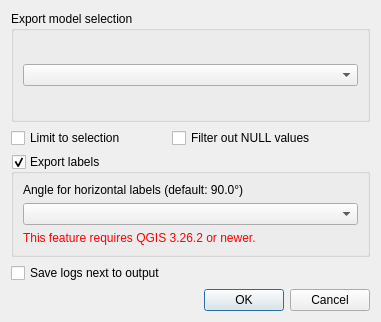
<?xml version="1.0" encoding="UTF-8"?>
<ui version="4.0">
 <class>Dialog</class>
 <widget class="QDialog" name="Dialog">
  <property name="geometry">
   <rect>
    <x>0</x>
    <y>0</y>
    <width>381</width>
    <height>322</height>
   </rect>
  </property>
  <property name="sizePolicy">
   <sizepolicy hsizetype="MinimumExpanding" vsizetype="MinimumExpanding">
    <horstretch>0</horstretch>
    <verstretch>0</verstretch>
   </sizepolicy>
  </property>
  <property name="windowTitle">
   <string>TEKSI Wastewater INTERLIS Export</string>
  </property>
  <layout class="QVBoxLayout" name="verticalLayout">
   <item>
    <widget class="QGroupBox" name="groupBox">
     <property name="title">
      <string>Export model selection</string>
     </property>
     <layout class="QVBoxLayout" name="verticalLayout_3">
      <item>
       <widget class="QComboBox" name="export_model_selection_comboBox"/>
      </item>
     </layout>
    </widget>
   </item>
   <item>
    <layout class="QFormLayout" name="formLayout">
     <item row="0" column="0">
      <widget class="QCheckBox" name="limit_checkbox">
       <property name="text">
        <string>Limit to selection</string>
       </property>
      </widget>
     </item>
	 <item row="0" column="1">
      <widget class="QCheckBox" name="filter_null_checkbox">
       <property name="text">
        <string>Filter out NULL values</string>
       </property>
      </widget>
     </item>
     <item row="1" column="0" colspan="2">
      <widget class="QGroupBox" name="labels_groupbox">
       <property name="enabled">
        <bool>true</bool>
       </property>
       <property name="title">
        <string>Export labels</string>
       </property>
       <property name="checkable">
        <bool>true</bool>
       </property>
       <layout class="QVBoxLayout" name="verticalLayout_4">
        <item>
         <widget class="QLabel" name="orientation_label">
          <property name="text">
           <string>Angle for horizontal labels (default: 90.0°)</string>
          </property>
         </widget>
        </item>
        <item>
         <widget class="QComboBox" name="export_orientation_selection_comboBox">
          <property name="toolTip">
           <string>Angle for horizontal labels (default: 90.0°)</string>
          </property>
         </widget>
        </item>
        <item>
         <layout class="QVBoxLayout" name="verticalLayout_2">
          <item>
           <widget class="QLabel" name="labels_qgis_warning_label">
            <property name="styleSheet">
             <string notr="true">*{color: red; }</string>
            </property>
            <property name="text">
             <string>This feature requires QGIS 3.26.2 or newer.</string>
            </property>
           </widget>
          </item>
         </layout>
        </item>
       </layout>
      </widget>
     </item>
     <item row="2" column="0">
      <widget class="QCheckBox" name="save_logs_next_to_file_checkbox">
       <property name="text">
        <string>Save logs next to output</string>
       </property>
      </widget>
     </item>
    </layout>
   </item>
   <item>
    <widget class="QDialogButtonBox" name="buttonBox">
     <property name="orientation">
      <enum>Qt::Horizontal</enum>
     </property>
     <property name="standardButtons">
      <set>QDialogButtonBox::Cancel|QDialogButtonBox::Ok</set>
     </property>
    </widget>
   </item>
  </layout>
 </widget>
 <resources/>
 <connections>
  <connection>
   <sender>buttonBox</sender>
   <signal>accepted()</signal>
   <receiver>Dialog</receiver>
   <slot>accept()</slot>
   <hints>
    <hint type="sourcelabel">
     <x>248</x>
     <y>254</y>
    </hint>
    <hint type="destinationlabel">
     <x>157</x>
     <y>274</y>
    </hint>
   </hints>
  </connection>
  <connection>
   <sender>buttonBox</sender>
   <signal>rejected()</signal>
   <receiver>Dialog</receiver>
   <slot>reject()</slot>
   <hints>
    <hint type="sourcelabel">
     <x>316</x>
     <y>260</y>
    </hint>
    <hint type="destinationlabel">
     <x>286</x>
     <y>274</y>
    </hint>
   </hints>
  </connection>
 </connections>
</ui>
